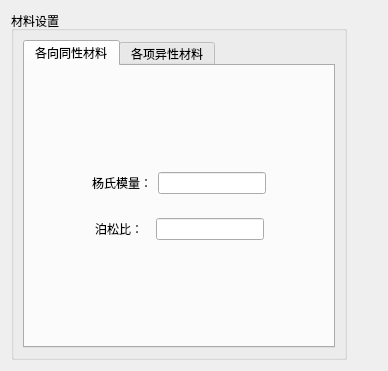
<?xml version="1.0" encoding="UTF-8"?>
<ui version="4.0">
 <class>MeterialSetWidget</class>
 <widget class="QWidget" name="MeterialSetWidget">
  <property name="geometry">
   <rect>
    <x>0</x>
    <y>0</y>
    <width>388</width>
    <height>351</height>
   </rect>
  </property>
  <property name="windowTitle">
   <string>MaterialSetWidget</string>
  </property>
  <layout class="QVBoxLayout" name="verticalLayout">
   <item>
    <widget class="QGroupBox" name="groupBox">
     <property name="sizePolicy">
      <sizepolicy hsizetype="Fixed" vsizetype="Minimum">
       <horstretch>0</horstretch>
       <verstretch>0</verstretch>
      </sizepolicy>
     </property>
     <property name="title">
      <string>材料设置</string>
     </property>
     <layout class="QVBoxLayout" name="verticalLayout_6">
      <item>
       <widget class="QTabWidget" name="tabWidget">
        <property name="sizePolicy">
         <sizepolicy hsizetype="Expanding" vsizetype="Expanding">
          <horstretch>0</horstretch>
          <verstretch>0</verstretch>
         </sizepolicy>
        </property>
        <property name="currentIndex">
         <number>0</number>
        </property>
        <widget class="QWidget" name="tab">
         <attribute name="title">
          <string>各向同性材料</string>
         </attribute>
         <layout class="QVBoxLayout" name="verticalLayout_3">
          <item>
           <spacer name="verticalSpacer">
            <property name="orientation">
             <enum>Qt::Vertical</enum>
            </property>
            <property name="sizeHint" stdset="0">
             <size>
              <width>20</width>
              <height>40</height>
             </size>
            </property>
           </spacer>
          </item>
          <item>
           <widget class="QWidget" name="widget_3" native="true">
            <layout class="QVBoxLayout" name="verticalLayout_2">
             <item>
              <widget class="QWidget" name="widget" native="true">
               <layout class="QHBoxLayout" name="horizontalLayout">
                <item>
                 <spacer name="horizontalSpacer">
                  <property name="orientation">
                   <enum>Qt::Horizontal</enum>
                  </property>
                  <property name="sizeHint" stdset="0">
                   <size>
                    <width>40</width>
                    <height>20</height>
                   </size>
                  </property>
                 </spacer>
                </item>
                <item>
                 <widget class="QLabel" name="label">
                  <property name="text">
                   <string>杨氏模量：</string>
                  </property>
                 </widget>
                </item>
                <item>
                 <widget class="QLineEdit" name="lineEdit"/>
                </item>
                <item>
                 <spacer name="horizontalSpacer_2">
                  <property name="orientation">
                   <enum>Qt::Horizontal</enum>
                  </property>
                  <property name="sizeHint" stdset="0">
                   <size>
                    <width>40</width>
                    <height>20</height>
                   </size>
                  </property>
                 </spacer>
                </item>
               </layout>
              </widget>
             </item>
             <item>
              <widget class="QWidget" name="widget_2" native="true">
               <layout class="QHBoxLayout" name="horizontalLayout_2">
                <item>
                 <spacer name="horizontalSpacer_3">
                  <property name="orientation">
                   <enum>Qt::Horizontal</enum>
                  </property>
                  <property name="sizeHint" stdset="0">
                   <size>
                    <width>40</width>
                    <height>20</height>
                   </size>
                  </property>
                 </spacer>
                </item>
                <item>
                 <widget class="QLabel" name="label_2">
                  <property name="text">
                   <string>泊松比：</string>
                  </property>
                 </widget>
                </item>
                <item>
                 <spacer name="horizontalSpacer_5">
                  <property name="orientation">
                   <enum>Qt::Horizontal</enum>
                  </property>
                  <property name="sizeType">
                   <enum>QSizePolicy::Fixed</enum>
                  </property>
                  <property name="sizeHint" stdset="0">
                   <size>
                    <width>7</width>
                    <height>20</height>
                   </size>
                  </property>
                 </spacer>
                </item>
                <item>
                 <widget class="QLineEdit" name="lineEdit_2"/>
                </item>
                <item>
                 <spacer name="horizontalSpacer_4">
                  <property name="orientation">
                   <enum>Qt::Horizontal</enum>
                  </property>
                  <property name="sizeHint" stdset="0">
                   <size>
                    <width>40</width>
                    <height>20</height>
                   </size>
                  </property>
                 </spacer>
                </item>
               </layout>
              </widget>
             </item>
            </layout>
           </widget>
          </item>
          <item>
           <spacer name="verticalSpacer_2">
            <property name="orientation">
             <enum>Qt::Vertical</enum>
            </property>
            <property name="sizeHint" stdset="0">
             <size>
              <width>20</width>
              <height>40</height>
             </size>
            </property>
           </spacer>
          </item>
         </layout>
        </widget>
        <widget class="QWidget" name="tab_2">
         <attribute name="title">
          <string>各项异性材料</string>
         </attribute>
         <layout class="QVBoxLayout" name="verticalLayout_5">
          <item>
           <widget class="QWidget" name="widget_4" native="true">
            <layout class="QVBoxLayout" name="verticalLayout_4">
             <item>
              <widget class="QWidget" name="widget_5" native="true">
               <layout class="QHBoxLayout" name="horizontalLayout_4">
                <item>
                 <widget class="QPushButton" name="pushButton">
                  <property name="text">
                   <string>导入弹性矩阵</string>
                  </property>
                 </widget>
                </item>
                <item>
                 <spacer name="horizontalSpacer_6">
                  <property name="orientation">
                   <enum>Qt::Horizontal</enum>
                  </property>
                  <property name="sizeHint" stdset="0">
                   <size>
                    <width>40</width>
                    <height>20</height>
                   </size>
                  </property>
                 </spacer>
                </item>
               </layout>
              </widget>
             </item>
             <item>
              <widget class="QTextEdit" name="textEdit"/>
             </item>
            </layout>
           </widget>
          </item>
         </layout>
        </widget>
       </widget>
      </item>
     </layout>
    </widget>
   </item>
  </layout>
 </widget>
 <resources/>
 <connections/>
</ui>
